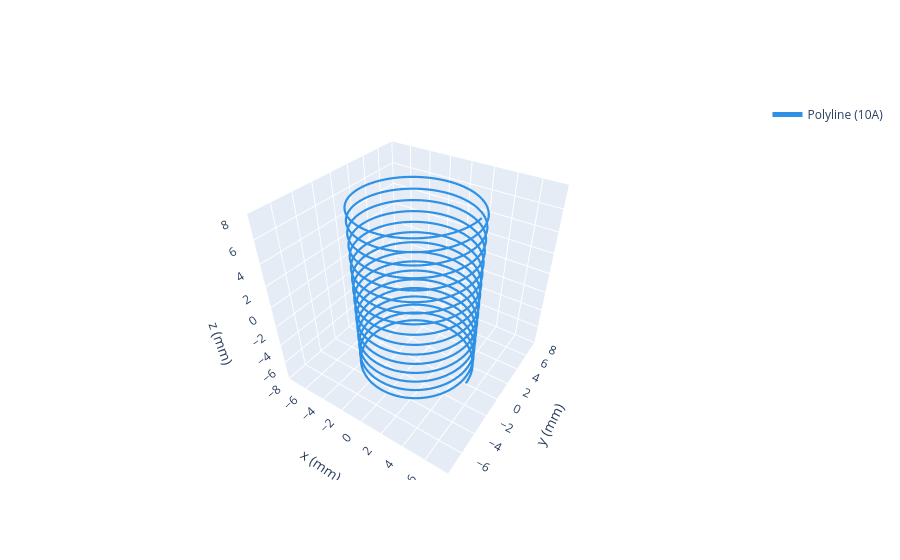

Here is the notebook cell this chart was saved with:
### Markdown cell above
## 2. Modelo más preciso de la misma bobina

Ahora representamos el conductor como una **hélice**. Este modelo puede ser más realista, pero también es **más costoso computacionalmente** y, si no se discretiza bien, puede introducir errores numéricos.

En lugar de crear muchas espiras separadas, definimos una curva 3D mediante una lista de vértices.

> **Importante:** el campo de un hilo ideal diverge si se evalúa exactamente **sobre el conductor**. En algunas interfaces gráficas eso puede volver inestable la visualización. Por eso, en la sección siguiente vamos a mirar un plano apenas corrido respecto de `y=0`.

### Code cell
t = np.linspace(0, n_espiras*2*np.pi, 1200)
radio = diametro/2
z_helice = np.linspace(-largo/2, largo/2, t.size)

vertices = np.c_[
    radio*np.cos(t),
    radio*np.sin(t),
    z_helice,
]

bobina_helicoidal = magpy.current.Polyline(
    current=corriente,
    vertices=vertices,
)

print('Objeto creado:', bobina_helicoidal)
print('Cantidad de vértices usados:', len(vertices))
bobina_helicoidal.show()

### Figure 1 — Plotly figure (JSON) as saved in the notebook; plotly's stock layout.template omitted (floating-point values rounded to 4 significant figures; data arrays with more than 128 entries replaced by an {"elided": "..."} marker saying what was removed)
{"data": [{"legendgroup": "Polyline(id=1763426467216)", "line": {"color": "#2e91e5", "dash": "solid", "width": 2.2}, "mode": "lines", "name": "Polyline (10A)", "opacity": 1, "showlegend": true, "type": "scatter3d", "x": {"elided": "10791 float values"}, "y": {"elided": "10791 float values"}, "z": {"elided": "10791 float values"}}, {"legendgroup": "Polyline(id=1763426467216)", "line": {"color": "#2e91e5", "dash": "solid", "width": 4.4}, "mode": "lines", "name": "Polyline (10A)", "opacity": 1, "showlegend": false, "type": "scatter3d", "x": {"elided": "1200 float values"}, "y": {"elided": "1200 float values"}, "z": {"elided": "1200 float values"}}], "layout": {"legend": {"itemsizing": "constant"}, "scene": {"aspectmode": "manual", "aspectratio": {"x": 1, "y": 1, "z": 1}, "camera": {"eye": {"x": 1, "y": -1.5, "z": 1.4}}, "xaxis": {"autorange": false, "range": [-8.0, 8.0], "title": {"text": "x (mm)"}}, "yaxis": {"autorange": false, "range": [-8.0, 8.0], "title": {"text": "y (mm)"}}, "zaxis": {"autorange": false, "range": [-8.0, 8.0], "title": {"text": "z (mm)"}}}}}
